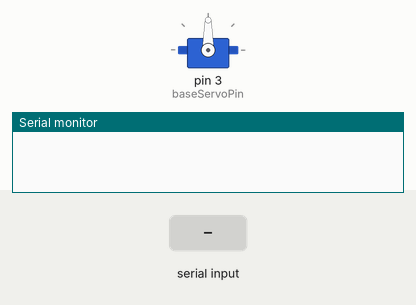
A sketch run on a simulated Arduino Uno, built with avr-gcc and run on an emulated ATmega328P. Parts: servo, the last lines printed to the serial monitor. Inputs (shaded band) come from the test bench.

Above: at 1.2 s.
1.3 s: "Sv1\n" received over Serial
At 1.7 s:
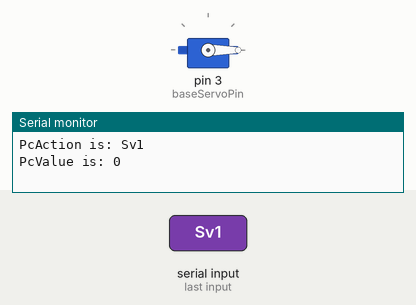
2.8 s: "90,45\n" received over Serial
4.3 s: "5\n" received over Serial
Timing chart, 0 to 7.3 s (numbered marks = the images above; inputs shaded):
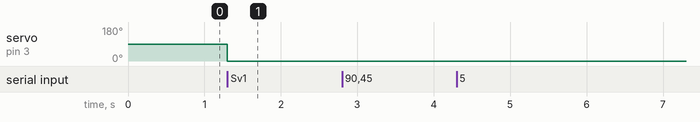

Measured:
- after the input at 1.3 s, servo on pin 3 (baseServoPin): 90° → 0° at once

The sketch:

blender_servo.ino
```cpp
// See https://github.com/timhendriks93/blender-servo-animation/tree/9dbd7ba8f4b1bdbf2dc24b6be9421516f3150020
#include <Servo.h> //servo library

Servo baseServo;  // create servo object to control a servo
const int baseServoPin = 3;
int pos = 0;    // variable to store the servo position

String PcCommand;
String PcAction;
int PcValue;

void setup() {
    baseServo.attach(baseServoPin);  // attaches the servo on pin 3 to the servo object
    Serial.begin(115200);
}

void loop() {
    if (Serial.available()>0){
        PcCommand = Serial.readStringUntil('\n');
        // input data xxx-999
        PcAction = PcCommand.substring(0,3);
        Serial.print("PcAction is: ");
        Serial.println(PcAction);

        if (PcAction == "Sv1"){ //base motor
            PcValue = (PcCommand.substring(4)).toInt();
            Serial.print("PcValue is: ");
            Serial.println(PcValue);
            baseServo.write(PcValue);
        }
    }

}

void servoBackAndForth(){
    for (pos = 0; pos <= 180; pos += 1) { // goes from 0 degrees to 180 degrees
        baseServo.write(pos);
        delay(15);
    }
    for (pos = 180; pos >= 0; pos -= 1) { // goes from 180 degrees to 0 degrees
        baseServo.write(pos);
        delay(15);
    }
}
```
